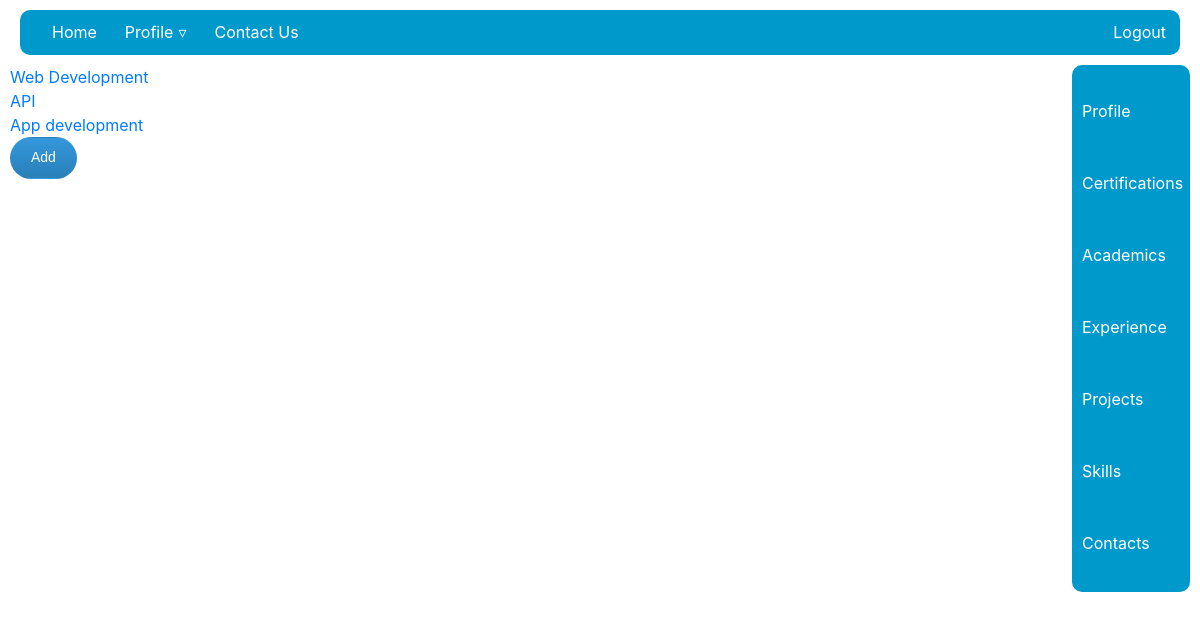
The page /detail_list/?r=skills&d=details (signed in) on the database as committed earlier.
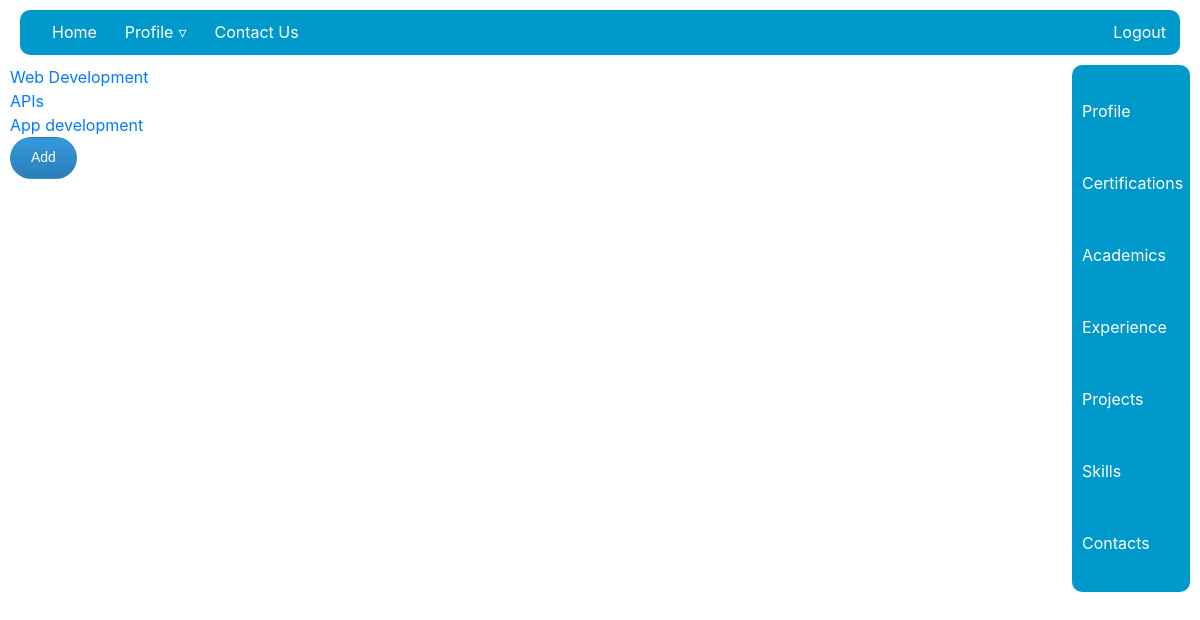
The same page on the database as committed later.
### prof_details/models.py (models this page shows, shortened)
class Skill(models.Model):
    user = models.ForeignKey(User, on_delete=models.CASCADE)
    name = models.TextField(max_length=20)

### prof_details/views.py (the view, shortened to what this page needs)
# urls.py: path('detail_list/', login_required(views.ProfileEditDetails.as_view(),login_url='login'), name='detail'),
class ProfileEditDetails(View):
    page = 'edit'
    context = {'page': page}
    def select_form(self, req_post=None, req_files=None, id=None, f=False):
        r = self.request.GET.get('r')
        profile = Profile.objects.get(user = self.request.user)
        self.context.update({'profile':profile, 'r':r})
        if r == 'profile':
            form = ProfileEditForm(req_post, req_files, instance = profile)
            return form
        elif r == 'skills':
            form = SkillEditForm(req_post, req_files,initial={'user':self.request.user})
            if id == None and not f:
                skill = Skill.objects.filter(user = self.request.user)
                return skill
            elif id:
                skill = Skill.objects.get(id=id)
                form = SkillEditForm(req_post, req_files ,instance=skill)
                return form
            return form
    def get(self, request, *args, **kwargs):
        self.context.update({'r':self.request.GET.get('r')})
        if not self.request.GET.get('d') and not self.request.GET.get('a'):
            """Edit pages rendered after detail_list pages"""
            if kwargs.get('pk'):
                form = self.select_form(id= kwargs.get('pk'))
            else:
                """Form rendered only for profile page"""
                form = self.select_form()
            self.context.update({'form':form})
            return render(request, 'prof_details/profile.html', self.context)
        elif self.request.GET.get('d'):
            obj = self.select_form()
            self.context.update({'obj':obj})
            return render(request, 'prof_details/details_list.html', self.context)
        elif self.request.GET.get('a'):
            """Form rendered after user requests for add"""
            form = self.select_form(f=True)
            print('form')
            self.context.update({'form':form})
            return render(request, 'prof_details/profile.html', self.context)

### prof_details/templates/prof_details/details_list.html
{% extends 'main.html' %}
{% block content %}
<div style="display: grid; grid-template-columns: 9fr 1fr;">
        <div>
                {% for obj in obj %}
                <a href="{% url 'edit_spc_profile' obj.id %}?r={{r}}">
                        {% if obj.degree %}
                        {{obj.degree}}
                        {% elif obj.title %}
                        {{obj.title}}
                        {% elif obj.organization_name %}
                        {{obj.organization_name}}
                        {% elif obj.name %}
                        {{obj.name}}
                        {% elif obj.email_adress %}
                        {{obj.email_adress}}
                        {% endif %}
                </a>
                <br>
                {% endfor %}
                <a href="{% url 'add_details' %}?a=add&r={{r}}" class="btn">Add</a>
        </div>
        <div>
                {% include 'prof_details/sidebar.html' %}
        </div>
</div>
{% endblock %}

Rows that differ between the two databases and show on the page:
changed Skill: name "API" → "APIs"
